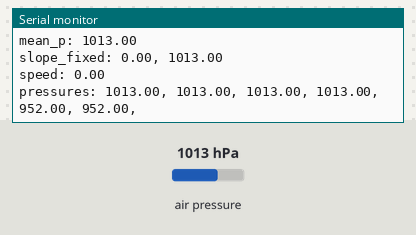
This sketch was run on a simulated ESP32. On the bench: the last lines printed to the serial monitor. Inputs (shaded band) come from the test bench; at power-on: air pressure 1013 hPa. Storage starts empty.

Above: at 1.2 s.
1.3 s: air pressure set to 952 hPa
At 1.59 s:
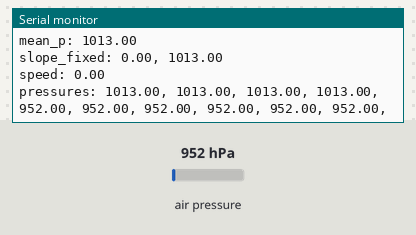
3.6 s: air pressure set to 975 hPa
At 4.05 s:
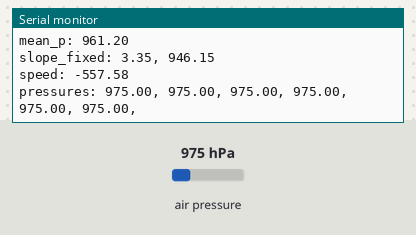
Timing chart, 0 to 6.6 s (numbered marks = the images above; inputs shaded):
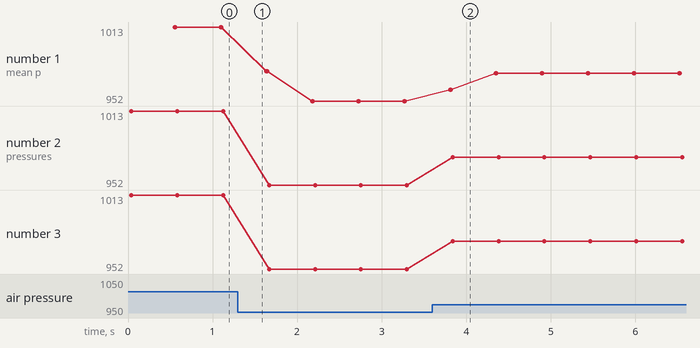

Measured:
- after the input at 1.3 s, the serial monitor: prints a new line after 0.13 s (image 1)
- after the input at 3.6 s, the serial monitor: prints a new line at once (image 2)
- plotted number 1: 1013 → 952 after the input at 1.3 s, 952 → 975 after the input at 3.6 s
- plotted number 2: 1013 → 952 after the input at 1.3 s, 952 → 975 after the input at 3.6 s
- plotted number 3: 1013 → 952 after the input at 1.3 s, 952 → 975 after the input at 3.6 s

The sketch:

Pressure_report.ino
```cpp
#include <Wire.h>
#include <SD.h>
#include <Adafruit_Sensor.h>
#include <Adafruit_BME280.h>
#include <math.h>
Adafruit_BME280 bme;

const char* fname = "/pressure_report_baseupd_20260723.csv";
File file;

float append_datas[14]; //0~9: 気圧, 10: 傾き, 11: 上昇速度, 12: 判定, 13: number

int count = 0;

const int data_amount = 10;           // データ取得量
const int sensor_dist = 50;           // センサの取得間隔[ms]
const float press2height = -10/1.2;   // 気圧から高度に変換する比率

const float base = 1.0;               // 暫定の比較基準[m/s]

struct Slope{
  float a;      // 近似直線の傾き
  float b;      // 近似直線の切片
};

void setup() {
  Serial.begin(115200);

  Wire.begin(21, 22); // SDA(SDI), SCL(SCK)
  bool status;
  status = bme.begin(0x76);
  while (!status) {
    Serial.println("BME280 sensorが使えません");
    delay(1000);
  }

  if (!SD.begin(5)) {
    Serial.println("Card Mount failed");
    return;
  }
  SD_Write();

}

void loop() {
  append_datas[12] = get_trend(base);
  append_datas[13] = count;
  SD_Append(append_datas);
  count++;
}

/* 近似直線の傾きと切片を求める */
Slope get_slope(float datas[], int data_length, float mean_i, float mean_d){  // (配列、配列の長さ、インデックス平均、データ平均)
  Slope slope;
  float covariance = 0;                   // インデックスとデータの共分散(*データ数)
  float variance_i = 0;                   // インデックスの分散(*データ数)

  for (int i=0; i<data_amount; i++) {
    float res_i = i - mean_i;             // インデックスの偏差
    float res_d = datas[i] - mean_d;      // データの偏差
    covariance += res_i * res_d;
    variance_i += res_i * res_i;
  }
  slope.a = covariance / variance_i;      // 傾き
  slope.b = mean_d - slope.a * mean_i;    // 切片

  return slope;
}

/* 現在の上昇状態を求める */
int get_trend(float base) {
  // 気圧を取得し、インデックスと気圧の平均値を求める
  float pressures[data_amount];           // 気圧データ
  float mean_i = (data_amount - 1) / 2;   // インデックスの平均値 (除外がないのでデータ数/2)
  float mean_p = 0;                       // 気圧の平均値
  Serial.print("pressures: ");

  for (int i=0; i<data_amount; i++) {
    pressures[i] = bme.readPressure() / 100.0F;
    append_datas[i] = pressures[i];
    mean_p += pressures[i];

    Serial.print(pressures[i]);
    Serial.print(", ");
    delay(sensor_dist);                   // センサの取得間隔
  }
  mean_p /= data_amount;

  Serial.println();
  Serial.print("mean_p: ");
  Serial.println(mean_p);


  // 気圧の近似直線の傾き、切片を求める
  Slope slope_p = get_slope(pressures, data_amount, mean_i, mean_p);
  Serial.print("slope: ");
  Serial.print(slope_p.a);
  Serial.print(", ");
  Serial.println(slope_p.b);

  // 近似直線との残差を求め、残差の標準偏差も求める
  float p_residuals[data_amount];         // 近似直線との残差
  float sd_res;                           // 残差の標準偏差

  Serial.print("p_res: ");
  for (int i=0; i<data_amount; i++) {
    p_residuals[i] = pressures[i] - (slope_p.a * i + slope_p.b);
    sd_res += p_residuals[i] * p_residuals[i];

    Serial.print(p_residuals[i]);
    Serial.print(", ");
  }
  sd_res = sqrt(sd_res / data_amount);

  Serial.println();
  Serial.print("sd_res: ");
  Serial.println(sd_res);

  // 外れ値を除いた気圧データで平均値を求める
  mean_i = 0, mean_p = 0;                 // 平均値をリセット

  Serial.print("Except: ");
  for (int i=0; i<data_amount; i++) {
    // 残差の絶対値が標準偏差の3倍を超えるなら除外
    if (abs(p_residuals[i]) > 3*sd_res) {
      Serial.print(p_residuals[i]);
      Serial.print(", ");

      pressures[i] -= p_residuals[i];     // 外れ値なら近似直線上の値として扱う
    }
    mean_i += i;
    mean_p += pressures[i];
  }
  mean_i /= data_amount;
  mean_p /= data_amount;

  Serial.println();
  Serial.print("mean_p: ");
  Serial.println(mean_p);

  // 外れ値を除いた気圧データで傾きを求める
  Slope slope_fixed = get_slope(pressures, data_amount, mean_i, mean_p);
  Serial.print("slope_fixed: ");
  Serial.print(slope_fixed.a);
  Serial.print(", ");
  Serial.println(slope_fixed.b);

  float speed = slope_fixed.a * press2height / (sensor_dist / 1000.0);  // 上昇速度[m/s]を傾きから求める
  Serial.print("speed: ");
  Serial.println(speed);
  append_datas[10] = slope_fixed.a;
  append_datas[11] = speed;

  // 傾きの絶対値と閾値baseの差、傾きの正負の2つを求め、上昇なら1、安定なら0、下降なら-1を返す
  if (abs(speed) < base)  return  0;  // 安定
  else if (speed > 0)     return  1;  // 上昇
  else                    return -1;  // 下降
}

/* 機体の上昇状態がbaseになるまで待機する */
void compare(float base) {
  while (1) {
    if (get_trend(base)) break;
  }
}

/*ファイルに書き込む(書き込みするファイルを指定)*/
void SD_Write() {
  file = SD.open(fname, FILE_WRITE);
  if (!file) {
    Serial.println("Failed to open file");
    return;
  }
  for(int i=0; i<data_amount; i++){
    file.printf("p%d,", i);
  }
  file.print("slope,");
  file.print("speed,");
  file.print("judgement,");
  file.println("number");
  file.close();
  delay(10);
}

void SD_Append(float datas[14]) {    //0~9: 気圧, 10: 傾き, 11: 上昇速度, 12: 判定, 13: number
  file = SD.open(fname, FILE_APPEND);
  if (!file) {
    Serial.println("Failed to open file");
    return;
  }

  for (int i=0; i<13; i++){
    char charbuf[15];
    dtostrf(datas[i], 0, 7, charbuf);
    String str = String(charbuf);
    file.print(str + ",");
  }

  file.println(append_datas[13]);
  file.close();
  delay(10);
}
```
